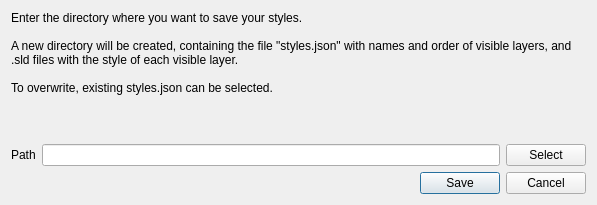
<?xml version="1.0" encoding="UTF-8"?>
<ui version="4.0">
 <class>StyleManagerImportDialog</class>
 <widget class="QDialog" name="StyleManagerImportDialog">
  <property name="geometry">
   <rect>
    <x>0</x>
    <y>0</y>
    <width>597</width>
    <height>205</height>
   </rect>
  </property>
  <property name="sizePolicy">
   <sizepolicy hsizetype="MinimumExpanding" vsizetype="MinimumExpanding">
    <horstretch>0</horstretch>
    <verstretch>0</verstretch>
   </sizepolicy>
  </property>
  <property name="windowTitle">
   <string>Style Manager</string>
  </property>
  <layout class="QVBoxLayout" name="verticalLayout_2">
   <item>
    <layout class="QVBoxLayout" name="verticalLayout">
     <item>
      <widget class="QLabel" name="label_2">
       <property name="sizePolicy">
        <sizepolicy hsizetype="MinimumExpanding" vsizetype="MinimumExpanding">
         <horstretch>0</horstretch>
         <verstretch>0</verstretch>
        </sizepolicy>
       </property>
       <property name="text">
        <string>Enter the directory where you want to save your styles.

A new directory will be created, containing the file &quot;styles.json&quot; with names and order of visible layers, and .sld files with the style of each visible layer.

To overwrite, existing styles.json can be selected.</string>
       </property>
       <property name="wordWrap">
        <bool>true</bool>
       </property>
      </widget>
     </item>
     <item>
      <spacer name="verticalSpacer">
       <property name="orientation">
        <enum>Qt::Vertical</enum>
       </property>
       <property name="sizeType">
        <enum>QSizePolicy::MinimumExpanding</enum>
       </property>
       <property name="sizeHint" stdset="0">
        <size>
         <width>0</width>
         <height>0</height>
        </size>
       </property>
      </spacer>
     </item>
     <item>
      <layout class="QHBoxLayout" name="horizontalLayout">
       <item>
        <widget class="QLabel" name="label">
         <property name="sizePolicy">
          <sizepolicy hsizetype="Minimum" vsizetype="Minimum">
           <horstretch>0</horstretch>
           <verstretch>0</verstretch>
          </sizepolicy>
         </property>
         <property name="text">
          <string>Path</string>
         </property>
        </widget>
       </item>
       <item>
        <widget class="QLineEdit" name="path">
         <property name="sizePolicy">
          <sizepolicy hsizetype="Expanding" vsizetype="Minimum">
           <horstretch>0</horstretch>
           <verstretch>0</verstretch>
          </sizepolicy>
         </property>
         <property name="minimumSize">
          <size>
           <width>0</width>
           <height>13</height>
          </size>
         </property>
        </widget>
       </item>
       <item>
        <widget class="QPushButton" name="select_btn">
         <property name="sizePolicy">
          <sizepolicy hsizetype="Minimum" vsizetype="Minimum">
           <horstretch>0</horstretch>
           <verstretch>0</verstretch>
          </sizepolicy>
         </property>
         <property name="text">
          <string>Select</string>
         </property>
        </widget>
       </item>
      </layout>
     </item>
     <item>
      <widget class="QDialogButtonBox" name="button_box">
       <property name="enabled">
        <bool>true</bool>
       </property>
       <property name="sizePolicy">
        <sizepolicy hsizetype="Minimum" vsizetype="Minimum">
         <horstretch>0</horstretch>
         <verstretch>0</verstretch>
        </sizepolicy>
       </property>
       <property name="orientation">
        <enum>Qt::Horizontal</enum>
       </property>
       <property name="standardButtons">
        <set>QDialogButtonBox::Cancel|QDialogButtonBox::Save</set>
       </property>
      </widget>
     </item>
    </layout>
   </item>
  </layout>
  <zorder>button_box</zorder>
  <zorder>verticalLayoutWidget</zorder>
 </widget>
 <resources/>
 <connections>
  <connection>
   <sender>button_box</sender>
   <signal>rejected()</signal>
   <receiver>StyleManagerImportDialog</receiver>
   <slot>reject()</slot>
   <hints>
    <hint type="sourcelabel">
     <x>192</x>
     <y>69</y>
    </hint>
    <hint type="destinationlabel">
     <x>192</x>
     <y>47</y>
    </hint>
   </hints>
  </connection>
  <connection>
   <sender>button_box</sender>
   <signal>accepted()</signal>
   <receiver>StyleManagerImportDialog</receiver>
   <slot>accept()</slot>
   <hints>
    <hint type="sourcelabel">
     <x>192</x>
     <y>69</y>
    </hint>
    <hint type="destinationlabel">
     <x>192</x>
     <y>47</y>
    </hint>
   </hints>
  </connection>
 </connections>
</ui>
